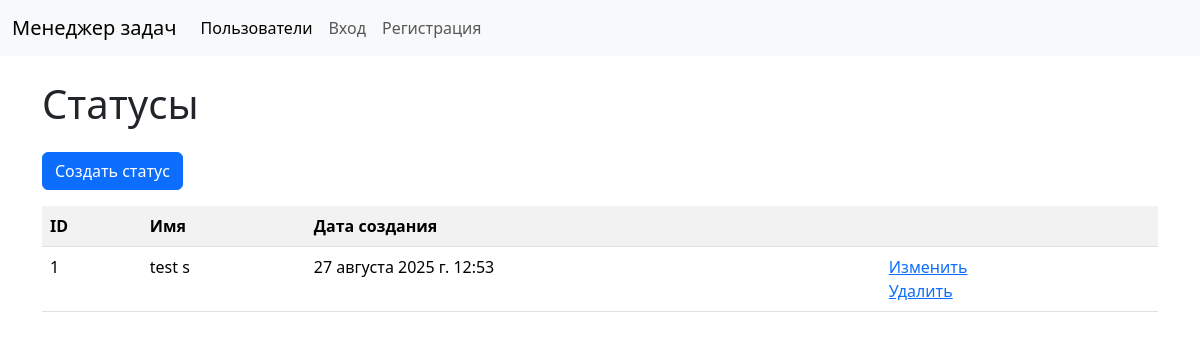
Before: /statuses/ with the older database file.
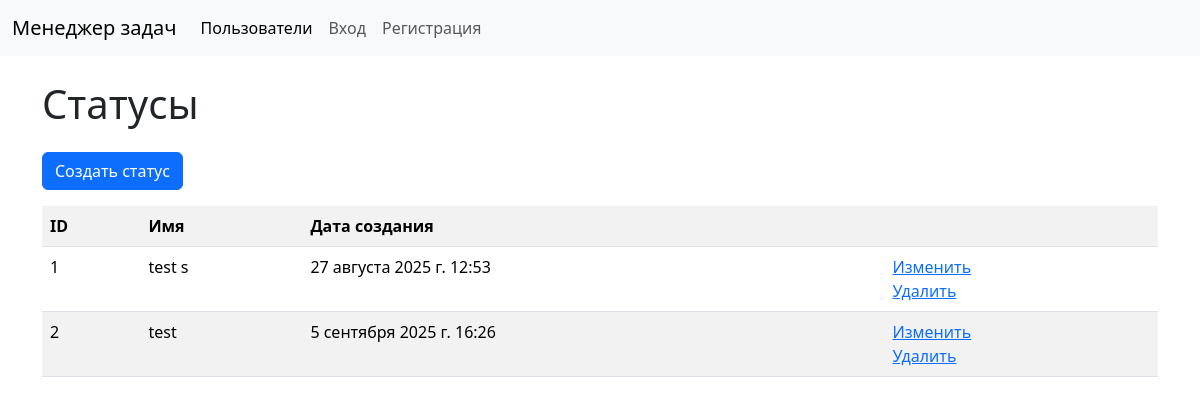
After: the same page with the newer database file.
### task_manager/tasks/models.py (models this page shows, shortened)
class Status(models.Model):
    name = models.CharField(verbose_name='Имя', max_length=200) #, choices=STATUSES, default=NEW)
    created_at = models.DateTimeField(verbose_name='Создан', auto_now_add=True)
    updated_at = models.DateTimeField(verbose_name='Обновлен', auto_now=True)

### task_manager/tasks/views.py (the view)
# urls.py: path('statuses/', StatusListView.as_view(), name='status_index'),
class StatusListView(ListView):
    model = Status
    template_name = 'status_templates/index.html'
    context_object_name = 'statuses'

### task_manager/tasks/templates/status_templates/index.html
{% extends 'base/layout.html' %}
{% load message_tags %}
{% block content %}
    <h1 class="my-4">Статусы</h1>
    <a href="{% url 'tasks:status_create' %}" class="btn btn-primary mb-3">Создать статус</a>
    <table class="table table-striped">
        <tr>
            <th>ID</th>
            <th>Имя</th>
            <th>Дата создания</th>
            <th></th>
        </tr>
        {% for status in statuses %}
            <tr>
                <td>{{ status.pk }}</td>
                <td>{{ status.name }}</td>
                <td>{{ status.created_at }}</td>
                <td>
                    <a href="{% url 'tasks:status_update' status.pk %}">Изменить</a>
                    <br>
                    <a href="{% url 'tasks:status_delete' status.pk %}">Удалить</a>
                </td>
            </tr>
        {% endfor %}
    </table>
{% endblock %}

Changed rows visible on the page:
added Status: pk "2", name "test", created_at "5 сентября 2025 г. 16:26"
